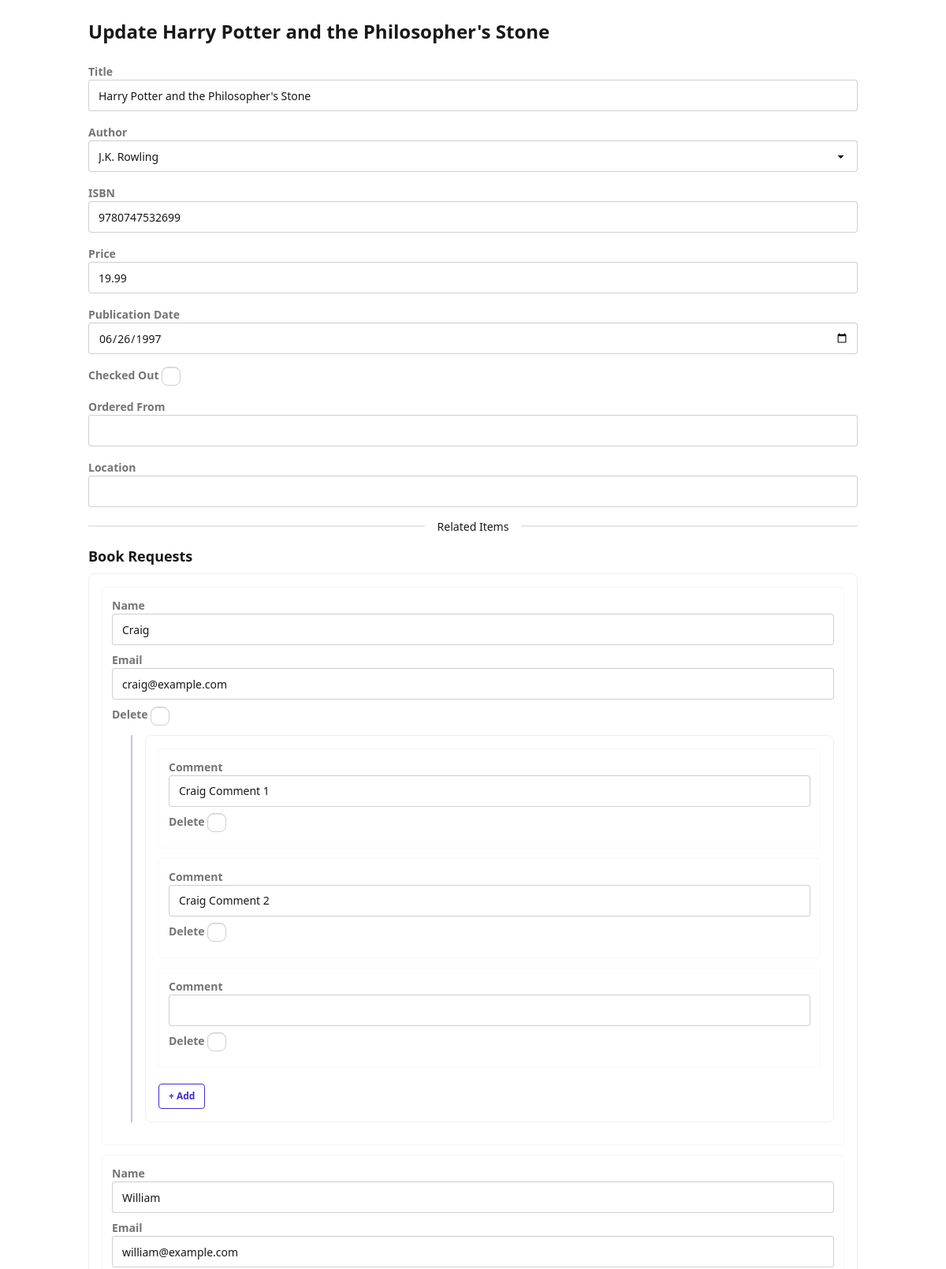
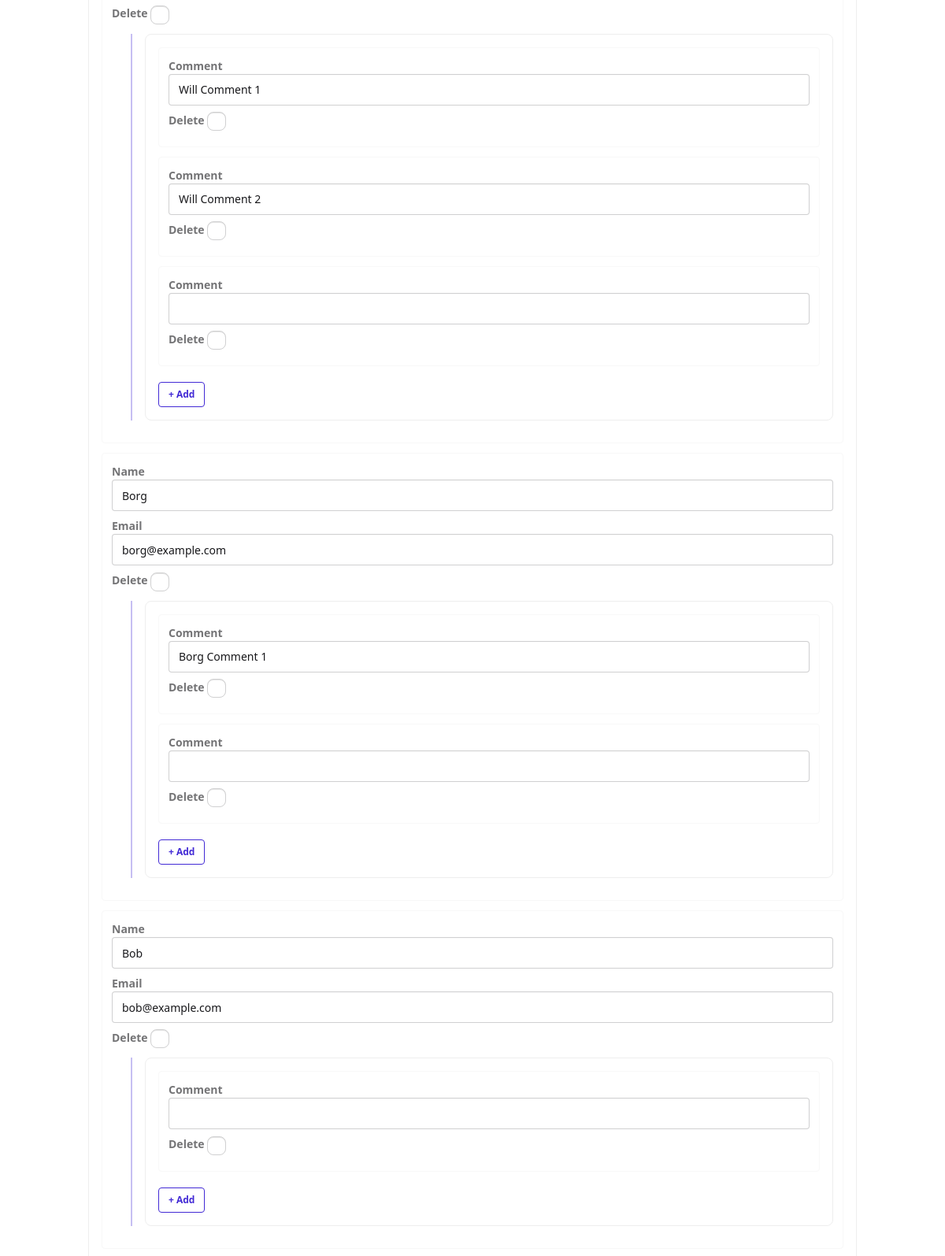
Screenshot of /book/2/update/ (upper part) with the database file from the repository (2 pictures, top to bottom).
### example/models.py (models this page shows, shortened)
class Book(models.Model):
    title = models.CharField(max_length=100,verbose_name='Title')
    author = models.ForeignKey('Author', on_delete=models.CASCADE,verbose_name='Author')
    isbn = models.CharField(max_length=13,verbose_name='ISBN')
    price = models.DecimalField(max_digits=10, decimal_places=2,verbose_name='Price')
    pub_date = models.DateField(verbose_name='Publication Date')
    checked_out = models.BooleanField(default=False,verbose_name='Checked Out')
    ordered_from = models.CharField(max_length=100, blank=True, null=True, verbose_name='Ordered From')
    location = models.CharField(max_length=100, blank=True, null=True, verbose_name='Location')
    class Meta:
        verbose_name = 'Book'
        verbose_name_plural = 'Books'
        permissions = [
            ('can_view_ordered_from', 'Can view ordered from field'),
        ]
    def __str__(self):
        return self.title

### example/views.py (the view)
class BookCRUDView(CRUDView):
    model = Book
    fields = {
        'title': 'Title',
        'author': 'Author',
        'isbn': 'ISBN',
        'formatted_price': 'Price',
        'pub_date': 'Publication Date',
        'checked_out': 'Checked Out',
    }
    form_fields = {
        'title': 'Title',
        'author': 'Author',
        'isbn': 'ISBN',
        'price': 'Price',
        'pub_date': 'Publication Date',
        'checked_out': 'Checked Out',
        'ordered_from': 'Ordered From',
        'location': 'Location',
    }
    filter_fields = {'author': 'Author', 'checked_out': 'Checked Out'}
    search_fields = ['title', 'isbn']
    restricted_fields = {'ordered_from': 'can_view_ordered_from'}
    property_field_map = {'formatted_price': 'price'}
    inline_formsets = [
        {
            'model': BookRequest,
            'fields': ['requester_name', 'requester_email'],
            'can_delete': True,
        },
        {
            'model': RequestComment,
            'fields': ['comment'],
            'nested_under': BookRequest,
            'extra': 1,
            'can_delete': True,
        }
    ]
    extra_actions = [
        {
            'name': 'order-online',
            'view': OrderOnlineView,
            'label': 'Order Online',
            'method': 'POST',
        },
        {
            'name': 'check-in',
            'label': 'Check In',
            'view': CheckInView,
            'method': 'POST',
        },
        {
            'name': 'check-out',
            'label': 'Check Out',
            'view': CheckOutView,
            'method': 'POST',
        }
    ]

### example/models.py (called while the page is built)
    def __str__(self):
        return self.name

### orange_sherbert/view.py (called while the page is built)
def nestedinlineformset_factory(parent_model, model, parent_formset_name, **kwargs):
    FormSet = inlineformset_factory(
        parent_model,
        model,
        formset=NestedInlineFormSet,
        **kwargs
    )
    FormSet.parent_formset_name = parent_formset_name
    return FormSet

    def get_formsets(self):
        formsets = {}
        if self.inline_formsets:
            for config in self.inline_formsets:
                name = config['model']._meta.model_name
                parent_model = config.get('nested_under') or self.model
                parent_name = config['nested_under']._meta.model_name if config.get('nested_under') else None
                formset = nestedinlineformset_factory(
                    parent_model,
                    config['model'],
                    parent_formset_name=parent_name,
                    fields=config.get('fields', '__all__'),
                    extra=config.get('extra', 1),
                    can_delete=config.get('can_delete', True),
                )
                formsets[name] = formset
        return formsets

    def get_form_kwargs(self):
        kwargs = super().get_form_kwargs()
        if self.parent_view and hasattr(self.parent_view, 'get_form_kwargs'):
            self.parent_view.request = self.request
            parent_kwargs = self.parent_view.get_form_kwargs()
            kwargs.update(parent_kwargs)
        return kwargs

    def get_form(self, form_class=None):
        form = super().get_form(form_class)
        self._apply_widget_styling_to_form(form)
        if self.parent_view and hasattr(self.parent_view, 'get_form'):
            form = self.parent_view.get_form(form, self.request)
        return form

    def get(self, request, *args, **kwargs):
        if self.view_type == 'create':
            self.object = None
        elif self.view_type == 'update':
            self.object = self.get_object()
        if self.view_type in ('create', 'update', 'delete'):
            referer = request.META.get('HTTP_REFERER', '')
            if referer and '?' in referer:
                query_string = referer.split('?', 1)[1]
                request.session['list_query_params'] = query_string
        if self.inline_formsets:
            self.init_formsets()
        return super().get(request, *args, **kwargs)

### orange_sherbert/templates/orange_sherbert/update.html (shortened to what this page needs)
{% extends "orange_sherbert/base.html" %}
{% block content %}
<div class="container mx-auto">
    <div class="card">
        <div class="card-body">
            <h1 class="card-title text-2xl mb-4">Update {{ object }}</h1>
            <form method="post" enctype="multipart/form-data" class="space-y-4">
                {% for field in form %}
                <div class="form-control">
                    <label class="label">
                        <span class="label-text font-semibold">{{ field.label }}</span>
                    </label>
                    {{ field }}
                </div>
                {% endfor %}
                {% if formsets %}
                <div class="divider">Related Items</div>
                {% for name, formset in formsets.items %}
                    <h3 class="font-semibold text-lg mb-2">{{ formset.verbose_name }}</h3>
                    {% include "orange_sherbert/includes/formset.html" with formset=formset %}
                {% endfor %}
                {% endif %}
            </form>
        </div>
    </div>
</div>
{% endblock %}

### rows the page displays
Book: title "Harry Potter and the Philosopher's Stone", form "Harry Potter and the Philosopher's Stone" "J.K. Rowling" "9780747532699" "19.99" "06/26/1997"

### other values shown
{{ field.label }} "Title" "Author" "ISBN" "Price" "Publication Date" "Checked Out" "Ordered From" "Location"
{{ field.label }} "Name" "Email" "Delete" "Comment" "Delete" "Comment" "Delete" "Comment" "Delete" "Name" "Email" "Delete" "Comment" "Delete" "Comment" "Delete" "Comment" "Delete" "Name" "Email" "Delete" "Comment" "Delete" "Comment" "Delete" "Name" "Email" "Delete" "Comment" "Delete"
